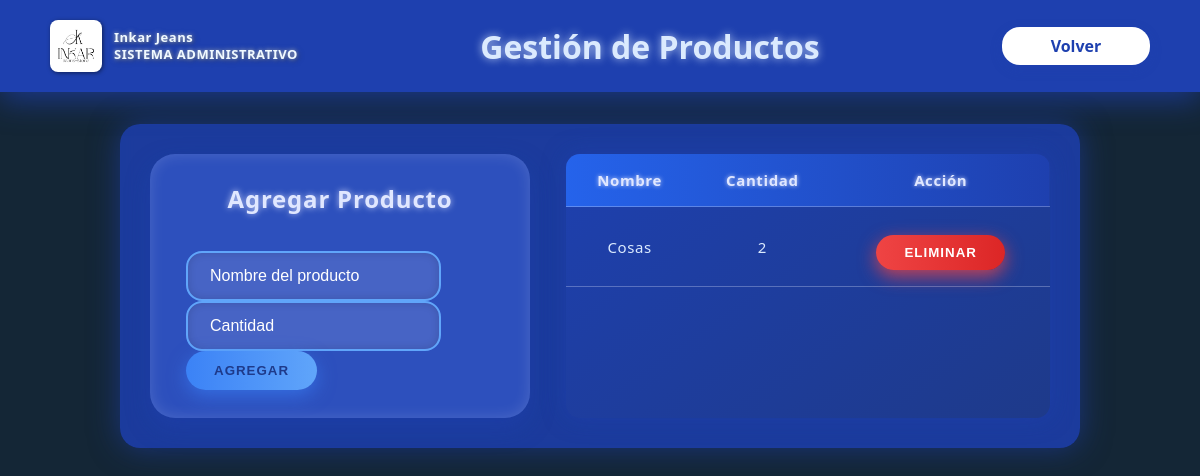
Before: /productos with the older database file.
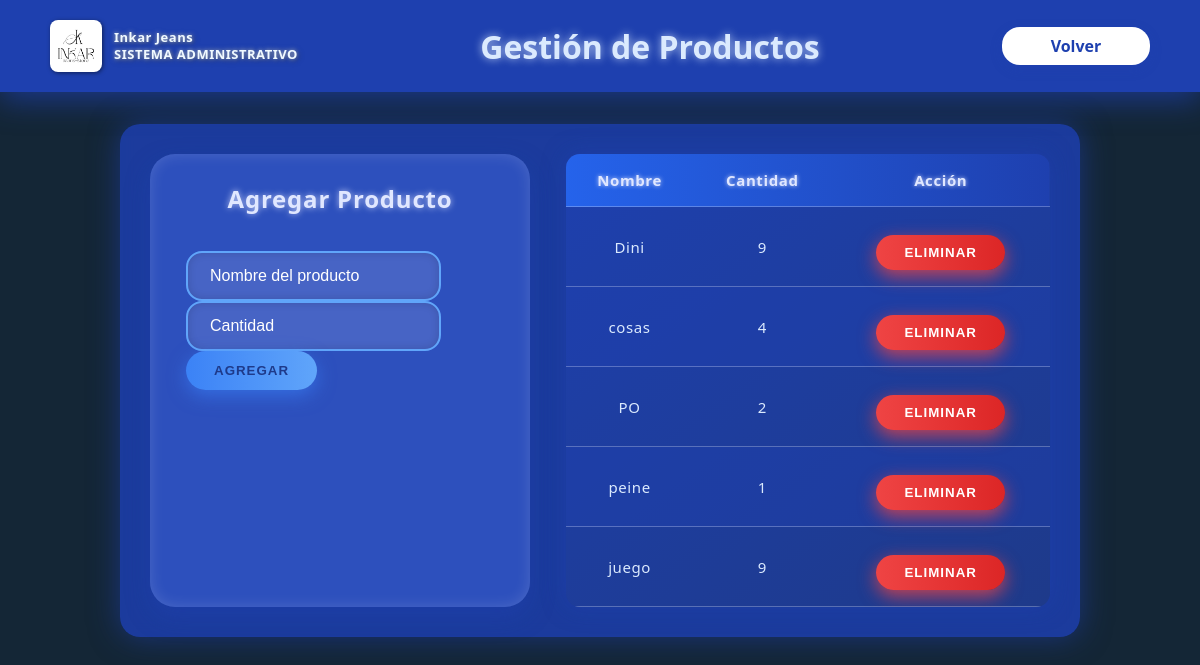
After: the same page with the newer database file.
### app.py (models this page shows)
class Producto(tablita):
    __tablename__ = "Productos"
    id = Column(Integer, primary_key=True)
    nombre = Column(String(100), nullable=False)
    cantidad = Column(Integer, nullable=False)

### app.py (the view)
@app.route('/productos', methods=['GET'])
def productos():
    lista_productos = session.query(Producto).all()
    return render_template('productos.html', productos=lista_productos)

### templates/productos.html (shortened to what this page needs)
<!DOCTYPE html>
<html lang="es">
<head>
  <link rel="stylesheet" href="{{ url_for('static', filename='estilos_productos.css') }}" />
</head>
<body>
  <nav>
    <div class="enlaces">
      <div class="logo">
        <img src="{{ url_for('static', filename='imgs/logoInkar.jpg') }}" alt="Logo Inkar" />
        <div class="titu">
          Inkar Jeans<br />
          <span>SISTEMA ADMINISTRATIVO</span>
        </div>
      </div>
      <h1 class="Titulo">Gestión de Productos</h1>
      <a href="{{ url_for('administracion') }}" class="BotonVolver">Volver</a>
    </div>
  </nav>
  <div class="ContenedorBlanco">
    <div class="ContenedorHorizontal">
      <div class="ContenedorDelFormulario">
        <h2 class="TituloFormulario">Agregar Producto</h2>
        <form method="POST" action="{{ url_for('agregar_producto') }}">
          <input
            type="text"
            name="nombre"
            id="nombreProducto"
            placeholder="Nombre del producto"
            pattern="[A-Za-zÀ-ÿ0-9\s]+"
            title="Solo letras, números y espacios permitidos"
            required
            autocomplete="off"
          />
          <input
            type="number"
            name="cantidad"
            id="cantidadProducto"
            placeholder="Cantidad"
            min="1"
            title="Cantidad debe ser un número entero positivo"
            required
            autocomplete="off"
          />
          <button type="submit">Agregar</button>
        </form>
      </div>
      <div class="ContenedorTabla">
        <table>
          <thead>
            <tr>
              <th>Nombre</th>
              <th>Cantidad</th>
              <th>Acción</th>
            </tr>
          </thead>
          <tbody>
            {% if productos %}
              {% for producto in productos %}
              <tr>
                <td>{{ producto.nombre }}</td>
                <td>{{ producto.cantidad }}</td>
                <td>
                  <form method="POST" action="{{ url_for('eliminar_producto', id=producto.id) }}" style="display:inline;">
                    <button class="BotonEliminarProducto" type="submit" onclick="return confirm('¿Estás seguro de eliminar este producto?');" aria-label="Eliminar producto {{ producto.nombre }}">
                      Eliminar
                    </button>
                  </form>
                </td>
              </tr>
              {% endfor %}
            {% else %}
              <tr><td colspan="3">No hay productos registrados.</td></tr>
            {% endif %}
          </tbody>
        </table>
      </div>
    </div>
  </div>
</body>
</html>

Changed rows visible on the page:
changed Producto: nombre "Cosas" → "Dini"; cantidad "2" → "9"
added Producto: nombre "cosas", cantidad "4"
added Producto: nombre "PO", cantidad "2"
added Producto: nombre "peine", cantidad "1"
added Producto: nombre "juego", cantidad "9"
